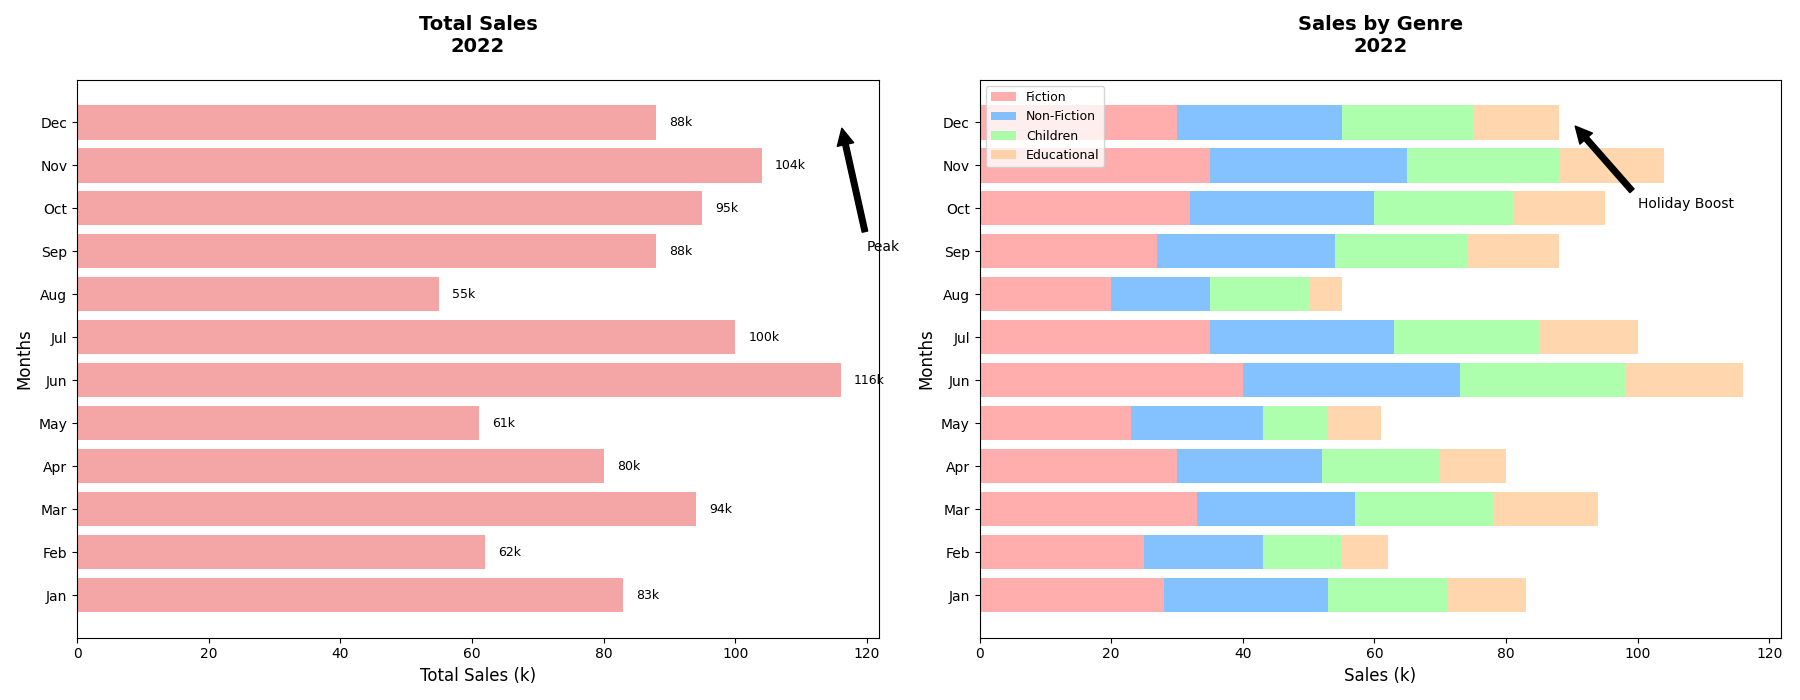

This figure's Python source:
import matplotlib.pyplot as plt
import numpy as np

month_names = ["Jan", "Feb", "Mar", "Apr", "May", "Jun", "Jul", "Aug", "Sep", "Oct", "Nov", "Dec"]
fiction_sales = np.array([28, 25, 33, 30, 23, 40, 35, 20, 27, 32, 35, 30])
non_fiction_sales = np.array([25, 18, 24, 22, 20, 33, 28, 15, 27, 28, 30, 25])
children_sales = np.array([18, 12, 21, 18, 10, 25, 22, 15, 20, 21, 23, 20])
educational_sales = np.array([12, 7, 16, 10, 8, 18, 15, 5, 14, 14, 16, 13])

total_sales = fiction_sales + non_fiction_sales + children_sales + educational_sales

fig, axs = plt.subplots(1, 2, figsize=(18, 7))

# Switch the subplots

# Horizontal Bar Chart for Total Monthly Sales (now axs[0])
axs[0].barh(month_names, total_sales, color='lightcoral', alpha=0.7)
axs[0].set_title("Total Sales\n2022", fontsize=14, fontweight='bold', pad=20)
axs[0].set_ylabel("Months", fontsize=12)
axs[0].set_xlabel("Total Sales (k)", fontsize=12)
for index, value in enumerate(total_sales):
    axs[0].text(value + 2, index, f'{value}k', va='center', fontsize=9)
axs[0].annotate('Peak', xy=(116, 'Dec'), xytext=(120, 'Sep'),
                arrowprops=dict(facecolor='black', shrink=0.05), fontsize=10)

# Stacked Horizontal Bar Chart for Sales by Genre (now axs[1])
bar_width = 0.5
axs[1].barh(month_names, fiction_sales, color='#FF9999', alpha=0.8, label='Fiction')
axs[1].barh(month_names, non_fiction_sales, color='#66B2FF', alpha=0.8, left=fiction_sales, label='Non-Fiction')
axs[1].barh(month_names, children_sales, color='#99FF99', alpha=0.8, left=fiction_sales + non_fiction_sales, label='Children')
axs[1].barh(month_names, educational_sales, color='#FFCC99', alpha=0.8, left=fiction_sales + non_fiction_sales + children_sales, label='Educational')
axs[1].set_title("Sales by Genre\n2022", fontsize=14, fontweight='bold', pad=20)
axs[1].set_ylabel("Months", fontsize=12)
axs[1].set_xlabel("Sales (k)", fontsize=12)
axs[1].legend(loc='upper left', fontsize=9)
axs[1].annotate('Holiday Boost', xy=(90, 'Dec'), xytext=(100, 'Oct'),
                arrowprops=dict(facecolor='black', shrink=0.05), fontsize=10)

plt.tight_layout()
plt.show()
